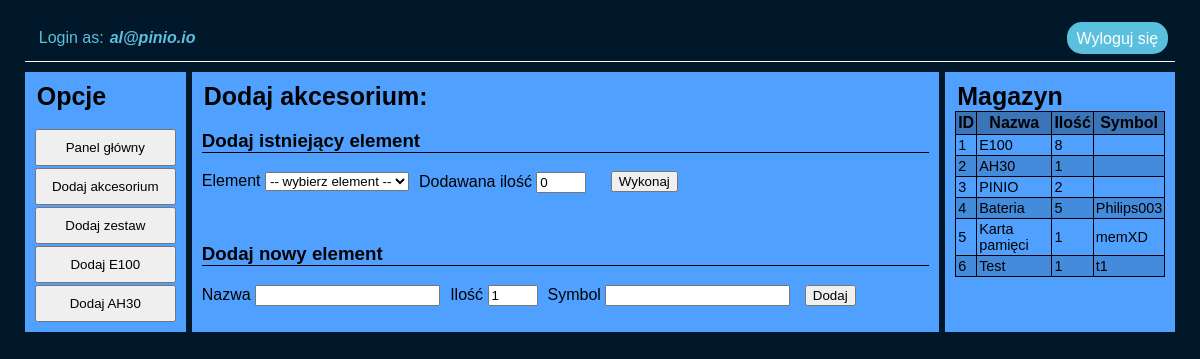
Page /inventory-add-element.php (signed in) on the committed database.
### tables this page shows
CREATE TABLE `inventory` (
  `id` int(11) NOT NULL,
  `nazwa` text NOT NULL,
  `ilosc` int(11) NOT NULL,
  `symbol` text NOT NULL,
  `timestamp` timestamp NOT NULL DEFAULT current_timestamp() ON UPDATE current_timestamp(),
  `data_dodania` datetime NOT NULL DEFAULT current_timestamp()
);

### html-magazyn.php (the view, shortened to what this page needs)
<legend>Magazyn</legend>
<table>
    <thead>
    <tr><th>ID</th><th>Nazwa</th><th>Ilość</th><th>Symbol</th></tr>
    </thead>
    <tbody>
        <?php
            $invPartsQuery = $db->query('SELECT * FROM inventory');
            $invParts = $invPartsQuery->fetchAll();
            foreach($invParts as $part){
                echo "<tr><td>{$part['id']}</td><td>{$part['nazwa']}</td><td>{$part['ilosc']}</td><td>{$part['symbol']}</td></tr>";
            }
        ?>
    </tbody>
</table>

### style.css (style rules this page uses)
:root { --primary-color: #50a1ff; --second-color: #5bc0de; }
body { background-color: rgb(0, 24, 42); margin: 13px; font-family: 'Open-sans', sans-serif; }
legend { font-size: 25px; font-weight: bold; }
table { width: 100%; border-collapse: collapse; }
table, th, td { padding: 2px; border: 1px solid black; }
th { background-color: rgba(12, 12, 12, 0.295); }
td { font-size: 0.9em; }
tr:nth-child(even) { background-color: #07070723; }

### rows in the picture
inventory: id "1", nazwa "E100", ilosc "8"
inventory: id "2", nazwa "AH30", ilosc "1"
inventory: id "3", nazwa "PINIO", ilosc "2"
inventory: id "4", nazwa "Bateria", ilosc "5", symbol "Philips003"
inventory: id "5", nazwa "Karta pamięci", ilosc "1", symbol "memXD"
inventory: id "6", nazwa "Test", ilosc "1", symbol "t1"

### other values in the picture
$_SESSION['mail'] "al@pinio.io"
